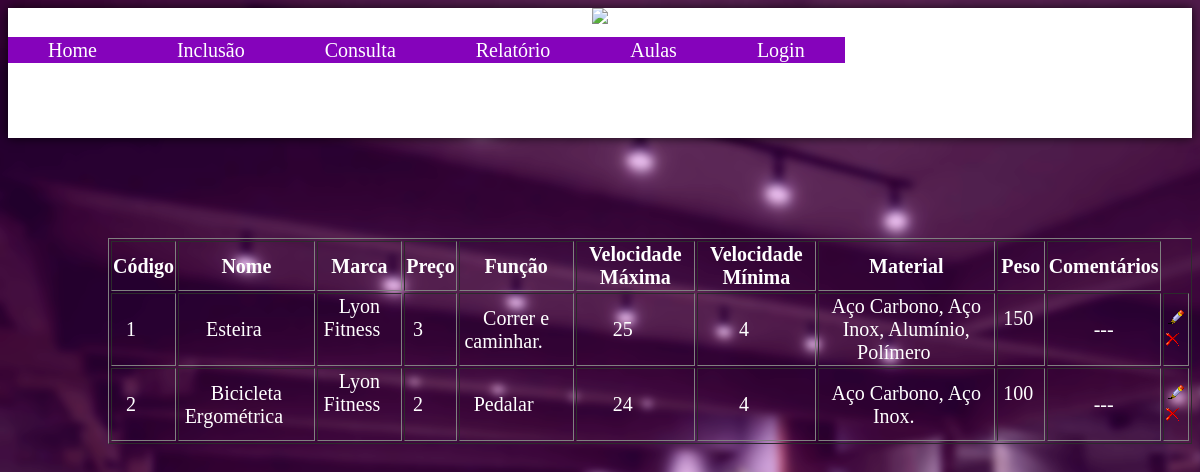
The page /consulta_aparelhos_aerobicos.php on the database its author committed.
### tables this page shows
CREATE TABLE IF NOT EXISTS `tb_aparelhos_aerobico` (
  `codigo` int(3) NOT NULL,
  `nome_aparelho` varchar(50) NOT NULL,
  `marca` varchar(50) NOT NULL,
  `preco` decimal(7,0) NOT NULL,
  `funcao` varchar(80) NOT NULL,
  `velocidade_max` decimal(3,0) NOT NULL,
  `velocidade_min` decimal(3,0) NOT NULL,
  `material` varchar(50) NOT NULL,
  `peso` decimal(4,0) NOT NULL,
  `comentarios` varchar(200) NOT NULL,
  PRIMARY KEY (`codigo`)
);

### consulta_aparelhos_aerobicos.php (the view, shortened to what this page needs)
<!DOCTYPE HTML>
<html lang="pt-br">
<head>
<link rel="stylesheet" type="text/css" href="css/style.css">
<link href="css/toastr.css" rel="stylesheet"/>
</head>
<body>
<div class="cabeçalho">
        <div id="logoo"><img src="imagens/logo_vemmonstro"></div>
		<div id="menu"><?php require_once 'funcoes/menu.php';?></div>
	</div>
                        <div class="tabela_consulta">
<?php
try
{
    require_once 'funcoes/conexao.php';
    $result = $conn->query("SELECT * FROM tb_aparelhos_aerobico");
    $count = $result->rowCount();
    if ($count > 0) {
        echo "<table border='1'>";
        echo "<tr>\n";
        echo "<td>\n";
        echo "<b>Código</b>\n";
        echo "</td>\n";
        echo "<td>\n";
        echo "<b>Nome</b>\n";
        echo "</td>\n";
        echo "<td>\n";
        echo "<b>Marca</b>\n";
        echo "</td>\n";
        echo "<td>\n";
        echo "<b>Preço</b>\n";
        echo "</td>\n";
        echo "<td>\n";
        echo "<b>Função</b>\n";
        echo "</td>\n";
        echo "<td>\n";
        echo "<b>Velocidade Máxima</b>\n";
        echo "</td>\n";
        echo "<td>\n";
        echo "<b>Velocidade Mínima</b>\n";
        echo "</td>\n";
        echo "<td>\n";
        echo "<b>Material</b>\n";
        echo "</td>\n";
        echo "<td>\n";
        echo "<b>Peso</b>\n";
        echo "</td>\n";
        echo "<td>\n";
        echo "<b>Comentários</b>\n";
        echo "</td>\n";
        while ($row = $result->fetch(PDO::FETCH_OBJ)) {
            echo "<tr>\n";
            echo "<td class='td_l'>\n";
            echo $row->codigo . "&nbsp;\n &nbsp;\n &nbsp;\n";
            echo "</td>\n";
            echo "<td class='td_l'>\n";
            echo $row->nome_aparelho . "&nbsp;\n &nbsp;\n &nbsp;\n";
            echo "</td>\n";
            echo "<td class='td_l'>\n";
            echo $row->marca . "&nbsp;\n &nbsp;\n &nbsp;\n";
            echo "</td>\n";
            echo "<td class='td_l'>\n";
            echo $row->preco . "&nbsp;\n &nbsp;\n &nbsp;\n";
            echo "</td>\n";
            echo "<td class='td_l'>\n";
            echo $row->funcao . "&nbsp;\n &nbsp;\n &nbsp;\n";
            echo "</td>\n";
            echo "<td class='td_l'>\n";
            echo $row->velocidade_max . "&nbsp;\n &nbsp;\n &nbsp;\n";
            echo "</td>\n";
            echo "<td class='td_l'>\n";
            echo $row->velocidade_min . "&nbsp;\n &nbsp;\n &nbsp;\n";
            echo "</td>\n";
            echo "<td class='td_l'>\n";
            echo $row->material . "&nbsp;\n &nbsp;\n &nbsp;\n";
            echo "</td>\n";
            echo "<td class='td_l'>\n";
            echo $row->peso . "&nbsp;\n &nbsp;\n &nbsp;\n";
            echo "</td>\n";
            echo "<td class='td_l'>\n";
            echo $row->comentarios;
            echo "</td>\n";
            echo "<td>\n";
            echo "<a href='alteracao_exclusao_aparelhos_aerobicos.php?codigo=" . $row->codigo . "'>";
            echo "<img src='imagens/b_edit.png' border='0'><img src='imagens/b_drop.png' border='0'></a>&nbsp;\n";
            echo "</td>\n";
            echo "</tr>\n";
        }
    } else {
        $destino = "function () {window.location='index.php';}";
        echo "<script>sendToastr('Nenhum aparelho foi encontrado! <br /> Clique para continuar!','error',$destino)</script>";
    }
    echo "</table>";
} catch (PDOException $e) {
    $destino = "function () {window.location='index.php';}";
    echo "<script>sendToastr($e->getMessage(),'error',$destino)</script>";
    die();
}
?>
</div>
<?php require_once 'funcoes/menu.php';?>
</body>
</html>

### css/style.css (style rules this page uses)
body { background-image : url('imagens/background_home.png'); }
.cabeçalho { background-color: white; height: 130px; width: 100%; box-shadow: 0px 0px 10px rgba(0, 0, 0, .8); }
#logoo { text-align: center; }
#menu { margin-top:10px; }

### consulta_aparelhos_aerobicos.php (style rules this page uses)
body { background-image : url('imagens/background_inclusao2.png'); }
.cabeçalho { background-color: white; height: 130px; width: 100%; box-shadow: 0px 0px 10px rgba(0, 0, 0, .8); }
#logoo { text-align: center; }
.tabela_consulta { margin-left:100px; margin-top: 100px; font: 20px Georgia, 'Times New Roman', Times, serif; text-align: center; color: white; }
#menu { margin-top:10px; }

### rows shown on the page
tb_aparelhos_aerobico: codigo "1", nome_aparelho "Esteira", marca "Lyon Fitness", preco "3", funcao "Correr e caminhar.", velocidade_max "25", velocidade_min "4", material "Aço Carbono, Aço Inox, Alumínio, Polímero", peso "150", comentarios "---"
tb_aparelhos_aerobico: codigo "2", nome_aparelho "Bicicleta Ergométrica", marca "Lyon Fitness", preco "2", funcao "Pedalar", velocidade_max "24", velocidade_min "4", material "Aço Carbono, Aço Inox.", peso "100", comentarios "---"
